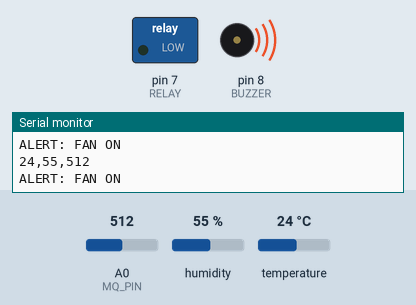
A sketch run on a simulated Arduino Uno, built with avr-gcc and run on an emulated ATmega328P. Shown: switched loads named in the sketch (green lamp = pin HIGH), buzzer (waves = sounding), the last lines printed to the serial monitor. The test bench sets the inputs (shaded band); at power-on: A0 (MQ_PIN) = 512, humidity 55 %, temperature 24 °C.

Above: at 2.8 s.
2.9 s: A0 (MQ_PIN) set to 311
5.6 s: A0 (MQ_PIN) set to 289
At 7.2 s:
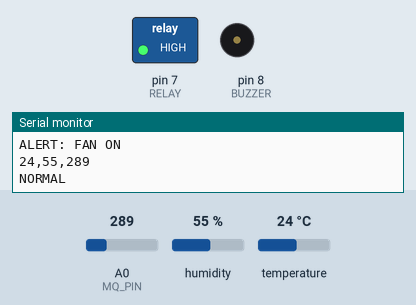
8.3 s: A0 (MQ_PIN) set to 306
At 10.8 s:
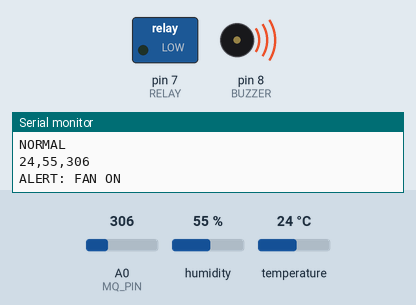
11.6 s: A0 (MQ_PIN) set to 290
At 13.2 s:
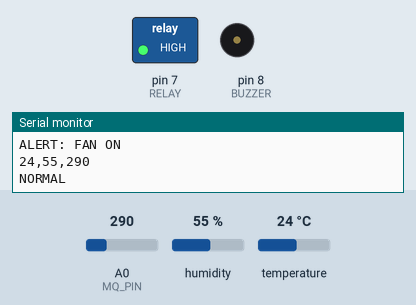
Timing chart, 0 to 14.7 s (numbered marks = the images above; inputs shaded):
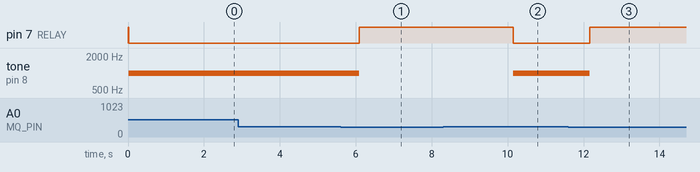

Measured:
- the behaviour switches between 301 and 300 on A0 (MQ_PIN) (found by bisection; images 0 and 1)
- after the input at 5.6 s, pin 7 (RELAY): LOW → HIGH after 0.50 s; tone on pin 8 (BUZZER): 1000 Hz → silent after 0.50 s
- after the input at 8.3 s, pin 7 (RELAY): HIGH → LOW after 1.8 s; tone on pin 8 (BUZZER): silent → 1000 Hz after 1.8 s
- after the input at 11.6 s, pin 7 (RELAY): LOW → HIGH after 0.57 s; tone on pin 8 (BUZZER): 1000 Hz → silent after 0.57 s

The sketch:

arduin.ino
```cpp
#include <DHT.h>

#define DHTPIN 2
#define DHTTYPE DHT11

#define BUZZER 8
#define RELAY 7
#define MQ_PIN A0

int AIR_THRESHOLD = 300;   // adjust if needed

DHT dht(DHTPIN, DHTTYPE);

void setup() {
  Serial.begin(9600);

  pinMode(BUZZER, OUTPUT);
  pinMode(RELAY, OUTPUT);

  digitalWrite(RELAY, HIGH); // relay OFF initially

  dht.begin();
}

void loop() {

  int temperature = dht.readTemperature();
  int humidity = dht.readHumidity();
  int air = analogRead(MQ_PIN);

  // Safety check
  if (isnan(temperature) || isnan(humidity)) {
    Serial.println("0,0,0");
    return;
  }

  // 📡 Send data to NodeMCU
  Serial.print(temperature);
  Serial.print(",");
  Serial.print(humidity);
  Serial.print(",");
  Serial.println(air);

  //  CONTROL LOGIC
  if (air > AIR_THRESHOLD) {

    //  Buzzer ON
    tone(BUZZER, 1000);

    //  Fan ON
    digitalWrite(RELAY, LOW);

    Serial.println("ALERT: FAN ON");

  } else {

    //  Buzzer OFF
    noTone(BUZZER);

    //  Fan OFF
    digitalWrite(RELAY, HIGH);

    Serial.println("NORMAL");
  }

  delay(2000);
}
```
